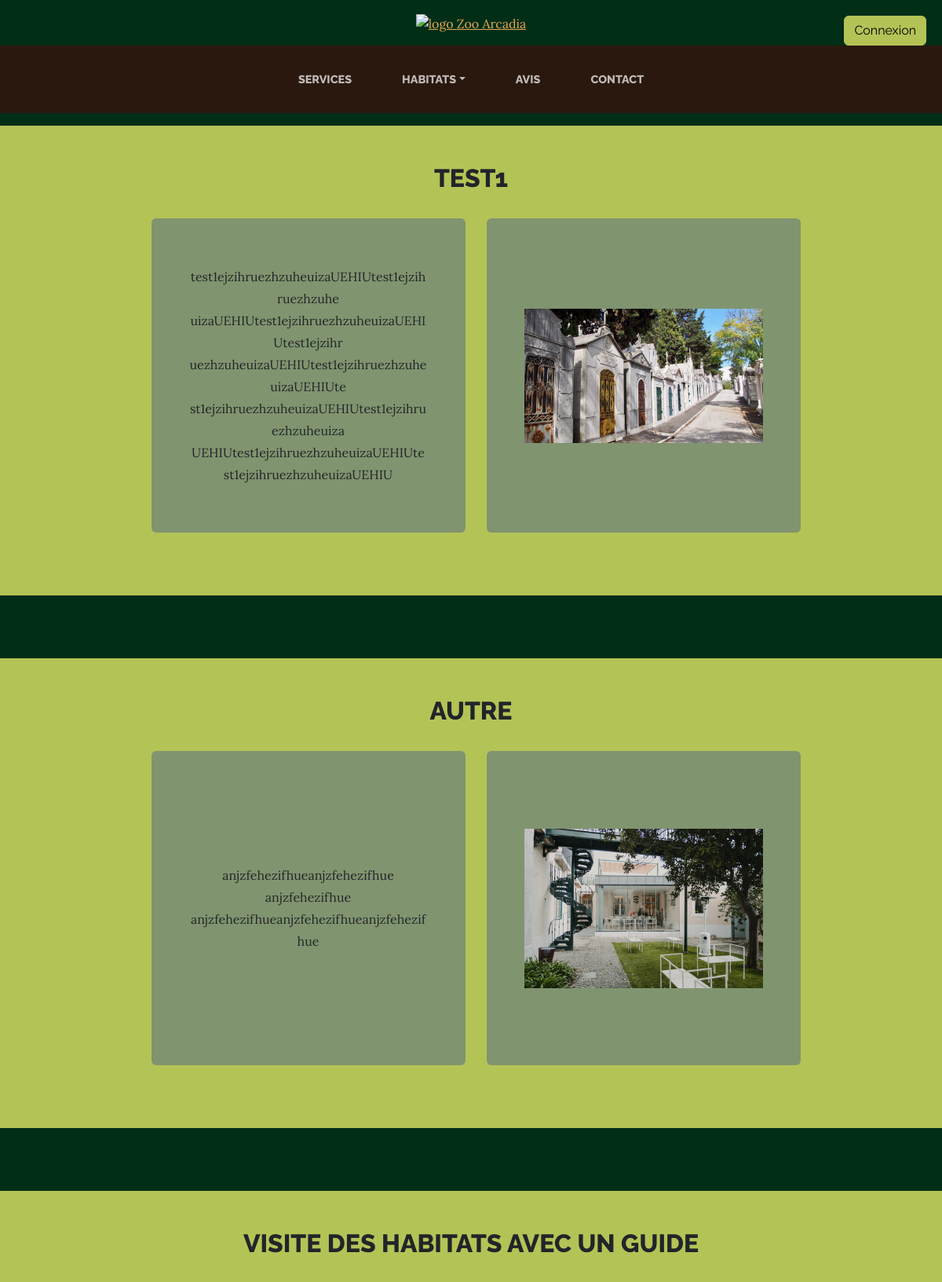
Page /services (upper part) on the earlier database version.
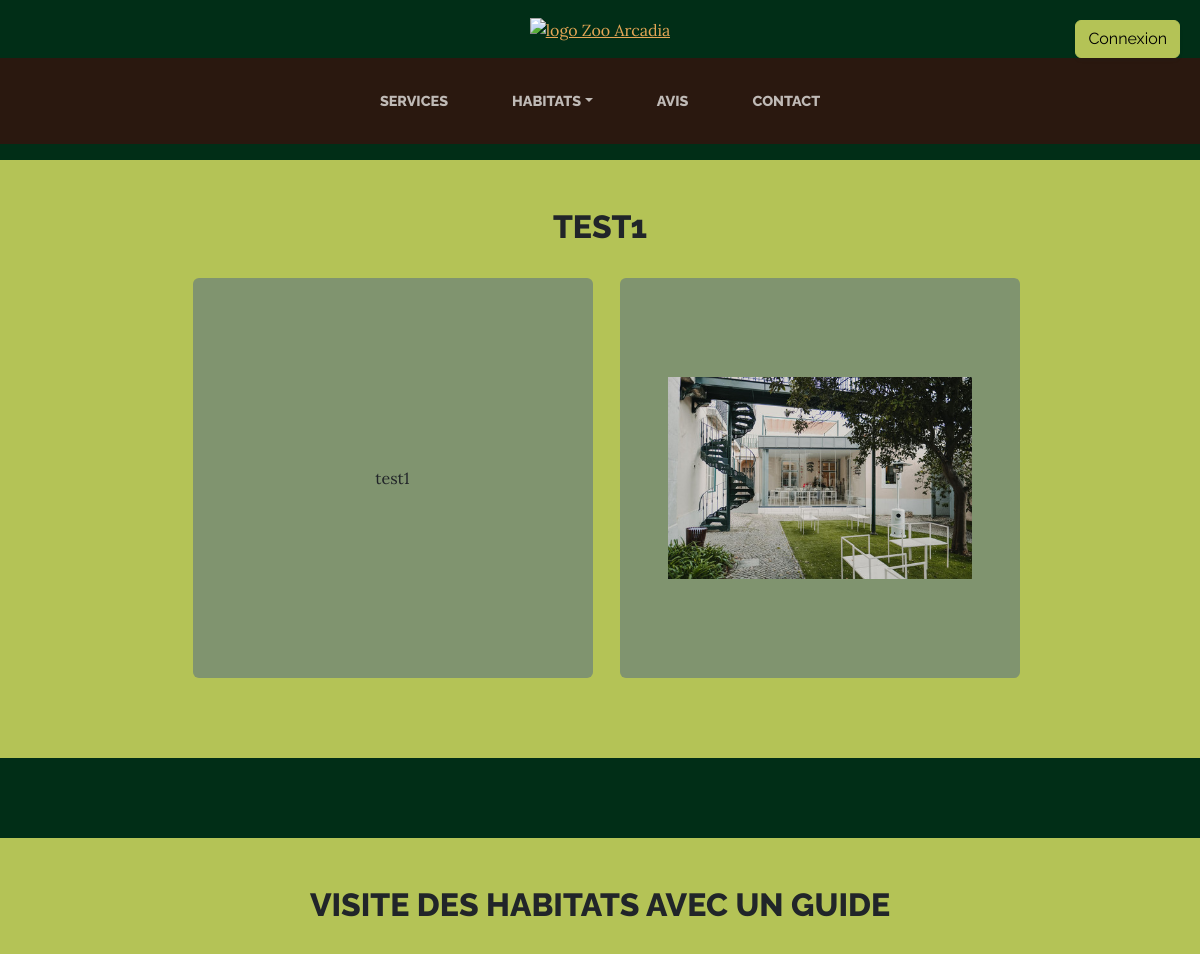
Same page on the later database version.
### app.py (models this page shows, shortened)
class Service(db.Model):
    id = db.Column(db.Integer, primary_key=True, autoincrement=True)
    title = db.Column(db.String(100), nullable=False)
    description = db.Column(db.Text, nullable=False)
    images_url = db.Column(db.PickleType, nullable=True)

### app.py (the view)
@app.route('/services')
def services():
    services = Service.query.all()
    return render_template('services.html', services=services)

### templates/services.html (shortened to what this page needs)
<!DOCTYPE html>
<html lang="en">
    <head>
        <link href="../static/css/styles.css" rel="stylesheet" />
    </head>
    <body>
        <header class="text-center">
            <a href="{{ url_for('home') }}">
                <img class="img-logo center" src="/static/assets/img/logo.png" alt="logo Zoo Arcadia" />
            </a>
            <ul class="nav-btn">
                {% if 'user_id' in session %}
                    <li class="nav-item-btn">
                        <a href="{{ url_for('logout') }}" class="btn btn-primary btn-connexion">Déconnexion</a>
                    </li>
                {% else %}
                    <li class="nav-item-btn">
                        <a href="{{ url_for('login') }}" class="btn btn-primary btn-connexion">Connexion</a>
                    </li>
                {% endif %}
            </ul>
        </header>
        <nav class="navbar navbar-expand-lg navbar-dark py-lg-4" id="mainNav">
            <div class="container">
                <div class="collapse navbar-collapse" id="navbarSupportedContent">
                    <ul class="navbar-nav mx-auto">
                        <li class="nav-item px-lg-4"><a class="nav-link text-uppercase" href="{{ url_for('services') }}">Services</a></li>
                        <li class="nav-item px-lg-4 dropdown">
                            <a class="nav-link text-uppercase dropdown-toggle" href="{{ url_for('habitats') }}" id="navbarDropdown" role="button" data-bs-toggle="dropdown" aria-expanded="false">Habitats</a>
                        </li>
                        <li class="nav-item px-lg-4"><a class="nav-link text-uppercase" href="{{ url_for('home') }}#avis">Avis</a></li>
                        <li class="nav-item px-lg-4"><a class="nav-link text-uppercase" href="{{ url_for('contact') }}">Contact</a></li>
                    </ul>
                </div>
            </div>
        </nav>
{% for service in services %}
<section class="page-section cta">
    <div class="container">
        <div class="row">
            <div class="col-xl-9 mx-auto">
                <h2 class="section-heading mb-4">
                    <span class="section-heading-upper text-center">{{ service.title }}</span>
                </h2>
                <div class="row mb-4">
                    <div class="col-md-6">
                        <div class="cta-inner4 bg-faded text-center rounded">
                            <p class="mb-0">{{ service.description }}</p>
                        </div>
                    </div>
                    <div class="col-md-6">
                        <div class="cta-inner4 bg-faded text-center rounded">
                            {% if service.images_url %}
                            <img src="{{ url_for('static', filename='uploads/' ~ service.images_url[0]) }}" class="d-block w-100" alt="{{ service.title }}">
                            {% else %}
                            <img src="{{ url_for('static', filename='default.jpg') }}" class="d-block w-100" alt="Default Image">
                            {% endif %}
                        </div>
                    </div>
                </div>
            </div>
        </div>
    </div>
</section>
{% endfor %}
        <section class="page-section cta">
            <div class="container">
                <div class="row">
                    <div class="col-xl-9 mx-auto">
                        <h2 class="section-heading mb-4">
                            <span class="section-heading-upper text-center">Visite des habitats avec un guide</span>
                        </h2>
                        <div class="row">
                            <div class="col-md-6">
                            </div>
                            <div class="col-md-6">
                            </div>
                        </div>
                    </div>
                </div>
            </div>
        </section>
    </body>
</html>

Differences in the rows shown:
removed Service: title "AUTRE", description "anjzfehezifhueanjzfehezifhue anjzfehezifhue anjzfehezifhueanjzfehezifhueanjzfehezifhue"
changed Service "TEST1": description "test1ejzihruezhzuheuizaUEHIUtest1ejzihruezhzuhe uizaUEHIUtest1ejzihruezhzuheuizaUEHIUtest1ejzihr uezhzuheuizaUEHIUtest1ejzihruezhzuheuizaUEHIUte st1ejzihruezhzuheuizaUEHIUtest1ejzihruezhzuheuiza UEHIUtest1ejzihruezhzuheuizaUEHIUtest1ejzihruezhzuheuizaUEHIU" → "test1"; images_url: a different picture
